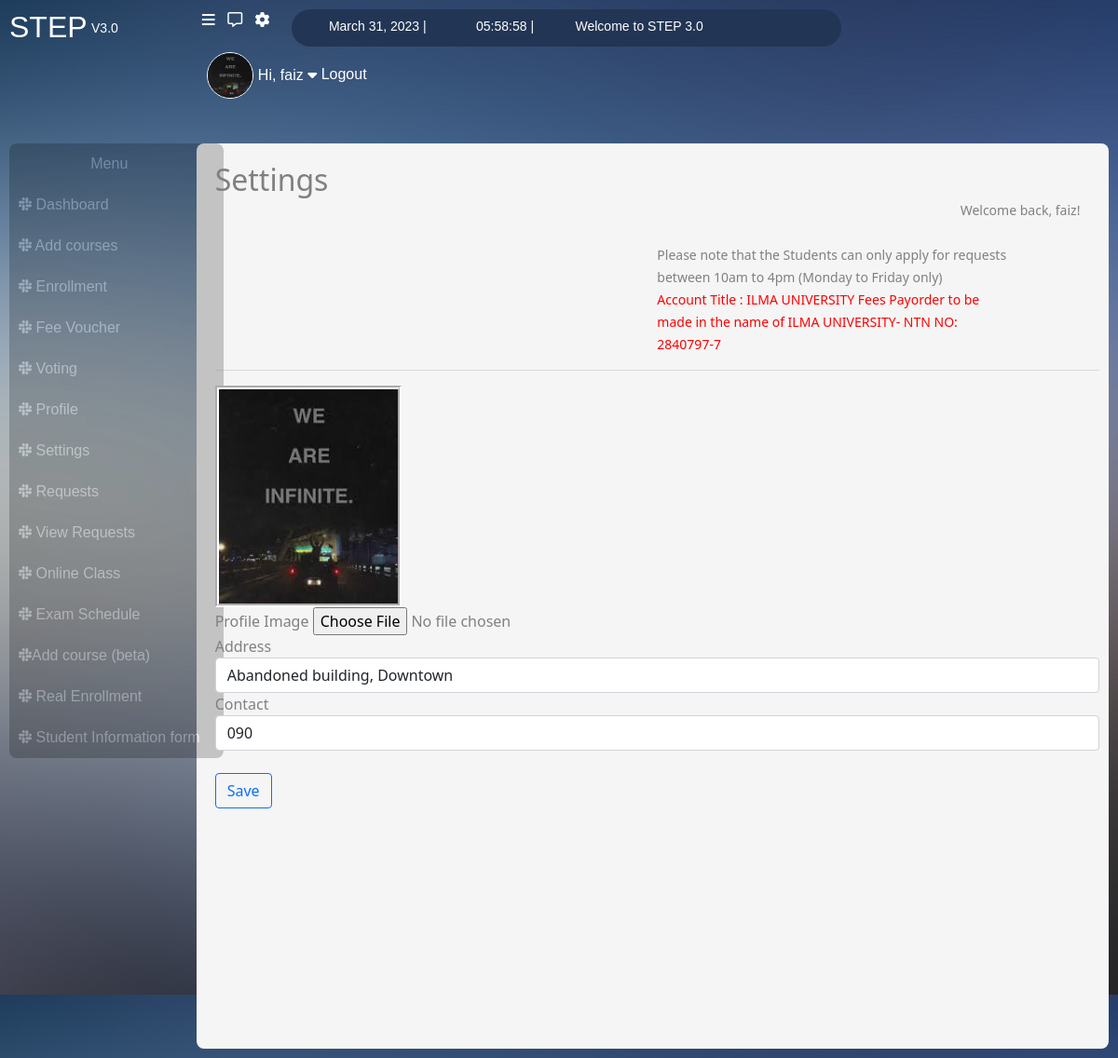
Page /settings/ (signed in) on the committed database.
### users/models.py (models this page shows, shortened)
class UserInfo(models.Model):
    user = models.ForeignKey(User, on_delete=models.CASCADE)
    degree_title = models.CharField(max_length=20, blank=False, default='bscs')
    address = models.CharField(max_length=50)
    profile_img = models.ImageField(upload_to='profile_images', default='blank-profile-picture.png')
    contact = models.CharField(max_length=20)

### users/views.py (the view, shortened to what this page needs)
# urls.py: path("settings/", views.settings, name="settings"),
@login_required(login_url='signin')
def settings(request):
    user_profile = UserInfo.objects.get(user=request.user)
    today = date.today()
    now = datetime.now()
    current_time = now.strftime("%H:%M:%S")
    return render(request, "users/settings.html", {'user_profile':user_profile, 'today':today, 'current_time':current_time})

### users/templates/users/settings.html (shortened to what this page needs)
{% extends "users/base.html" %}
{% block heading %} Settings {% endblock %}
    {% block content %}
                            <form id="settings_form" action="" method="POST" enctype="multipart/form-data">
                                <div class="profile_picture"> <img  src="{{user_profile.profile_img.url}}"></div>
                                <div class="form-group">
                                    <label for=""> Profile Image</label>
                                    <input type="file" name="image"/>
                                </div>
                                <div class="form-group">
                                  <label for="address">Address</label>
                                  <input type="text" class="form-control" name="address" id="address" placeholder="address"  value="{{user_profile.address}}">
                                </div>
                                <div class="form-group">
                                    <label for="contact">Contact</label>
                                    <input type="number" class="form-control" name="contact" id="contact" placeholder="Contact" value="{{user_profile.contact}}">
                                  </div>
                                <br>
                                <button type="submit" class="btn btn-outline-primary">Save</button>
                              </form>
        {% endblock %}

### users/templates/users/base.html (shortened to what this page needs)
{% load static %}
<!DOCTYPE html>
<html lang="en">
<head>
    <link href="https://cdn.jsdelivr.net/npm/bootstrap@5.0.2/dist/css/bootstrap.min.css" rel="stylesheet">
    <link rel="stylesheet" href="{% static 'users/register_style.css' %}">
</head>
<body>
    <div class="box">
        <div class="nav">
            <a href="/dashboard"><h2>STEP </h2></a>  &nbsp;
            <small>  V3.0 </small>
                <a href="#"><i class="fa-solid fa-bars requests"></i></a> &nbsp; &nbsp;
                <a href="#"><i class="fa-regular fa-message "></i></a> &nbsp; &nbsp;
                <a href="/settings" title="Settings"><i class="fa-solid fa-gear"></i></a>  &nbsp; &nbsp;
                <div class="oval_div">
                    <small> {{today}} |</small>  &nbsp; <small> {{current_time}}  |</small>
                    <small> Welcome to STEP 3.0 </small>
                </div>
                <dv class="profile_div">
                    <a href="/profile/{{user}}">
                        <img class="img-fluid " src="{{ user_profile.profile_img.url }}">
                        <span>Hi, {{user}}</span>
                        <i class="fa-solid fa-caret-down"></i>
                    </a>
                    <a href="/logout">Logout</a>
                </dv>
        </div>
                <br>   <br>
            <div class="row">
                <div class="col-lg-2">
                    <div class="vertical_nav nav">
                        <ul>
                            <li class="text-center">Menu</li>
                            <a href="/dashboard"><li><i class="fa-brands fa-slack"></i>  Dashboard</li></a>
                            <a href="/add_course"><li><i class="fa-brands fa-slack"></i>  Add courses </li></a>
                            <a href="/enrollment"><li><i class="fa-brands fa-slack"></i>  Enrollment </li></a>
                            <a href="/fees"><li><i class="fa-brands fa-slack"></i>  Fee Voucher</li></a>
                            <a href="/voting"><li><i class="fa-brands fa-slack"></i>  Voting</li></a>
                            <a href="/profile/{{user}}"><li><i class="fa-brands fa-slack"></i>  Profile</li></a>
                            <a href="/settings"><li><i class="fa-brands fa-slack"></i>  Settings</li></a>
                            <a href="/request"><li><i class="fa-brands fa-slack"></i>  Requests</li></a>
                            <a href="/view_requests"><li><i class="fa-brands fa-slack"></i>  View Requests</li></a>
                            <a href="/online_class"><li><i class="fa-brands fa-slack"></i>  Online Class</li></a>
                            <a href="/exam"><li><i class="fa-brands fa-slack"></i>  Exam Schedule</li></a>
                            <a href="#"><li><i class="fa-brands fa-slack"></i>Add course (beta)</li></a>
                            <a href="#"><li><i class="fa-brands fa-slack"></i>  Real Enrollment</li></a>
                            <a href="#"><li><i class="fa-brands fa-slack"></i>  Student Information form</li></a>
                        </ul>
                    </div>
                        <br>
                </div>
                <div class="col-lg-10">
                    <div class="right_side_main">
                        <div class="content">
                            <h2>{% block heading %} Dashboard {% endblock %}</h2>
                            <small class="welcome">Welcome back, {{user}}!  </small>
                            <br><br>
                            <div class="notice">
                                    <small>Please note that the Students can only apply for requests between 10am to 4pm (Monday to Friday only)<br> <span>Account Title : ILMA UNIVERSITY Fees Payorder to be made in the name of ILMA UNIVERSITY- NTN NO: 2840797-7</span></small>
                            </div>
                            <hr>
                                <div>
                                    {% block content %}
                                    {% endblock %}
                                </div>
                        </div>
                    </div>
                </div>
            </div>
    </div>
</body>
</html>

### users/static/users/register_style.css (style rules this page uses)
body { background-image: url("/static/bg.jpg"); }
.box { margin: 10px; }
.nav { color: white; font-family: 'Gill Sans', 'Gill Sans MT', Calibri, 'Trebuchet MS', sans-serif; }
.nav small { margin-top:10px }
.nav a { text-decoration: none; color: inherit; }
.requests { margin-left: 90px; }
.oval_div { background-color: #233554; height: 40px; margin-left: 10px; width: 50%; border-radius: 35px; }
.oval_div small { margin-left: 40px; position: relative; top: 6px; }
.profile_div { margin-left: 18% ; }
.profile_div img { height: 50px; width: 50px; border-radius: 50%; border: 1px; border-color: white; border-style: double; }
.vertical_nav { width:230px; height: auto; background-color: black; border-radius: 8px; opacity: 20%; }
.vertical_nav ul { margin: 0; padding: 0; }
.vertical_nav li { color: white; padding-left: 10px; padding-top: 10px; padding-bottom: 10px; text-decoration: none; list-style: none; width: 100%; }
.right_side_main { background-color:whitesmoke; height:972px; width: 100%; border-radius: 8px; }
.content { color: gray; height: 600px; margin: 20px; position: absolute; }
.content h2 { color: gray; display: inline; }
.welcome { margin-left: 800px; }
.content small>span { color: red; }
.notice { width: 40%; margin-left: 50%; }
.profile_picture img { border-color: white; border-style: groove; border-width: 4px; max-height: 400px; max-width: 200px; }

### rows in the picture
UserInfo: profile_img (picture), address "Abandoned building, Downtown", contact "090"

### other values in the picture
{{ today }} "March 31, 2023"
{{ user }} "faiz"
